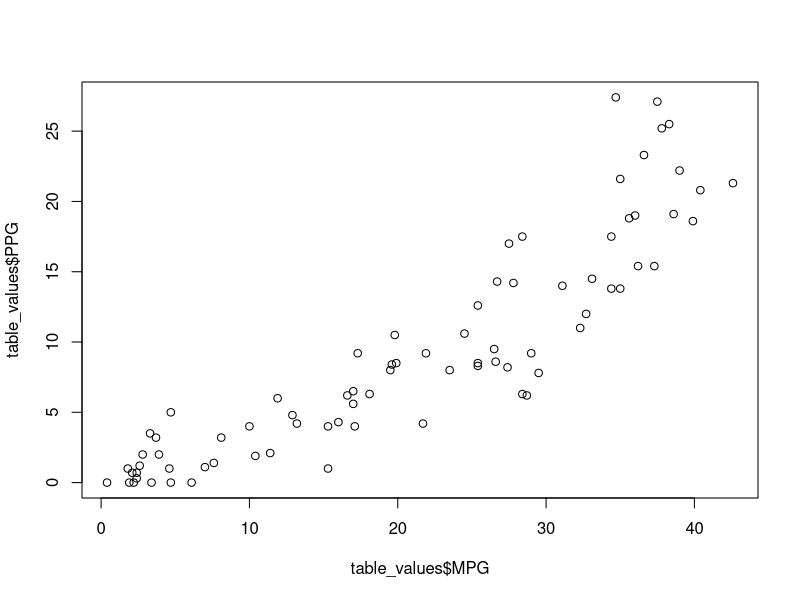
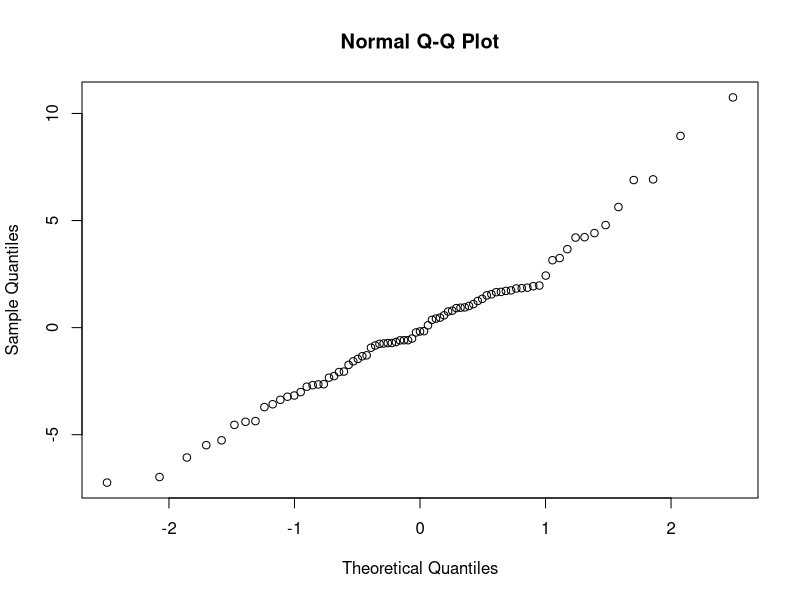
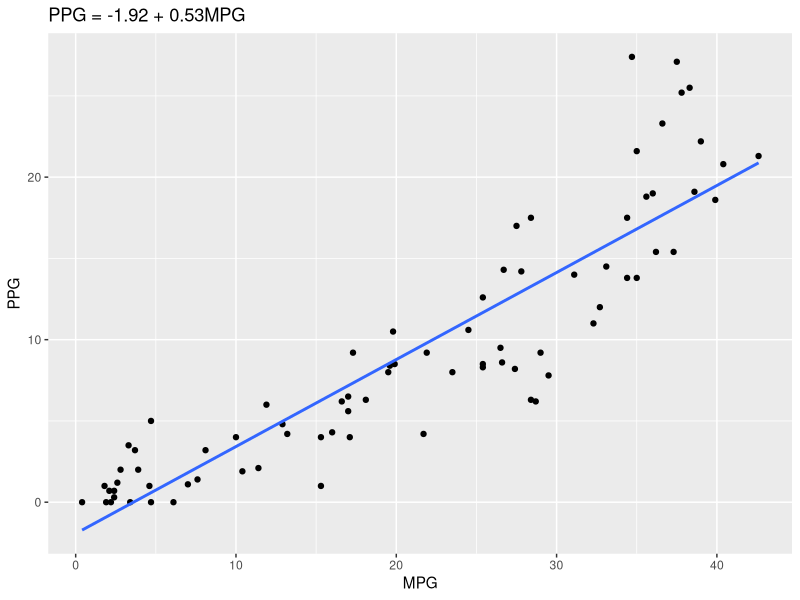
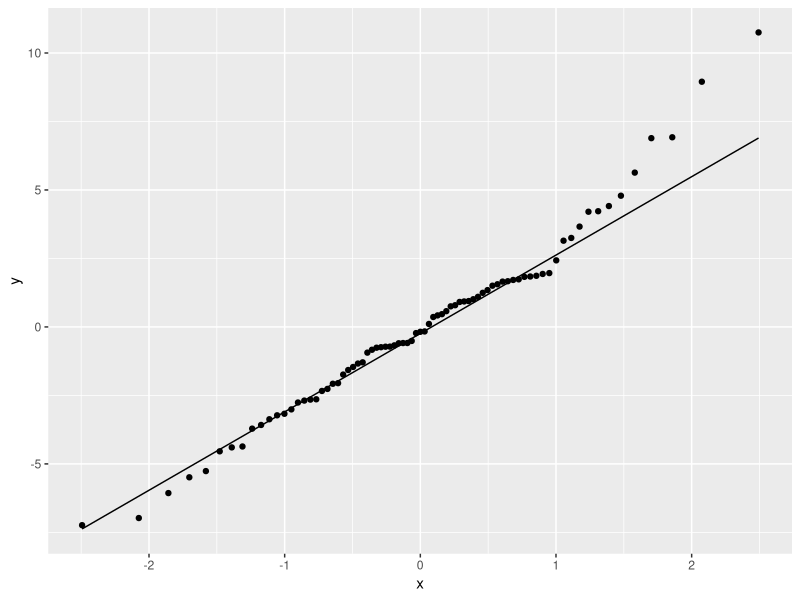
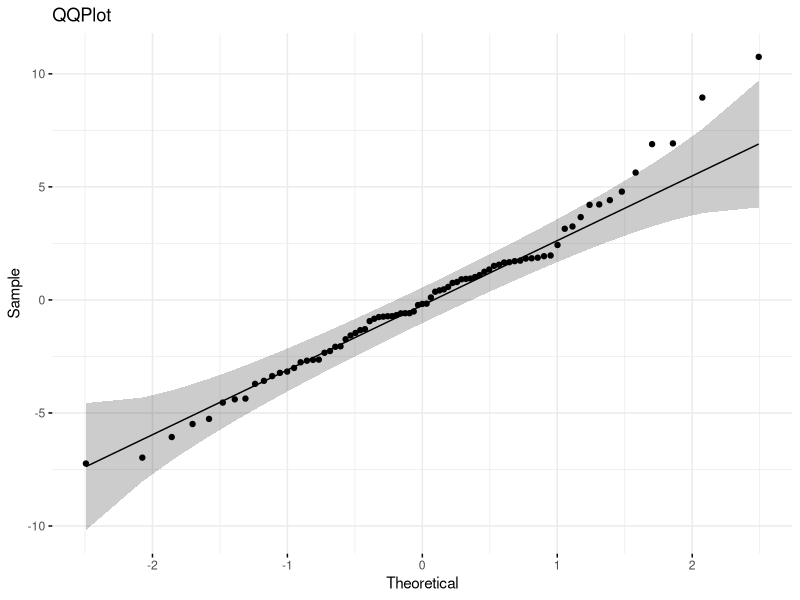

The R script that drew these images, in order:
table_values <- read.csv("./nba_stats.csv")

plot(table_values$MPG, table_values$PPG)

l_model <- summary(lm(formula = PPG ~ MPG, data = table_values))

fx <- function(x) l_model$coefficients[1] + l_model$coefficients[2] * x

eps <- table_values$PPG - fx(table_values$MPG)

summary(eps)

library(tseries)
library(nortest)
jarque.bera.test(eps)
shapiro.test(eps)
ad.test(eps)
ks.test(eps, "pnorm")

t.test(eps, mu = 0)

qqnorm(eps)

### Graph

library(ggplot2)

ggplot(table_values, aes(MPG, PPG)) +
    geom_point() +
    geom_smooth(method = "lm", se = FALSE) +
    ggtitle("PPG = -1.92 + 0.53MPG")

ggplot(as.data.frame(eps), aes(sample = eps)) +
    stat_qq(distribution = stats::qnorm) +
    stat_qq_line(distribution = stats::qnorm)

library(ggpubr)

theme_set(theme_minimal())

png("plot2.png")
ggqqplot(as.data.frame(eps), x = "eps",
    ggtheme = theme_minimal(),
    title = "QQPlot")
dev.off()
